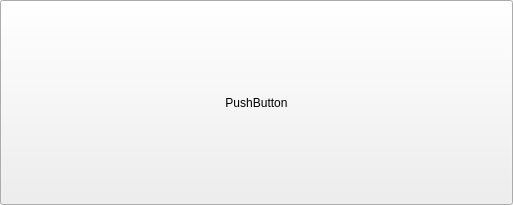
<?xml version="1.0" encoding="UTF-8"?>
<ui version="4.0">
 <class>PatientTileInfoClass</class>
 <widget class="QWidget" name="PatientTileInfoClass">
  <property name="geometry">
   <rect>
    <x>0</x>
    <y>0</y>
    <width>513</width>
    <height>205</height>
   </rect>
  </property>
  <property name="windowTitle">
   <string>PatientTileInfo</string>
  </property>
  <layout class="QVBoxLayout" name="verticalLayout">
   <property name="spacing">
    <number>0</number>
   </property>
   <property name="leftMargin">
    <number>0</number>
   </property>
   <property name="topMargin">
    <number>0</number>
   </property>
   <property name="rightMargin">
    <number>0</number>
   </property>
   <property name="bottomMargin">
    <number>0</number>
   </property>
   <item>
    <widget class="PatientTile" name="patientTile">
     <property name="sizePolicy">
      <sizepolicy hsizetype="Expanding" vsizetype="Expanding">
       <horstretch>0</horstretch>
       <verstretch>0</verstretch>
      </sizepolicy>
     </property>
     <property name="minimumSize">
      <size>
       <width>511</width>
       <height>121</height>
      </size>
     </property>
     <property name="text">
      <string>PushButton</string>
     </property>
    </widget>
   </item>
  </layout>
 </widget>
 <layoutdefault spacing="6" margin="11"/>
 <customwidgets>
  <customwidget>
   <class>PatientTile</class>
   <extends>QPushButton</extends>
   <header>View/uiComponents/TileButton.h</header>
  </customwidget>
 </customwidgets>
 <resources/>
 <connections/>
</ui>
